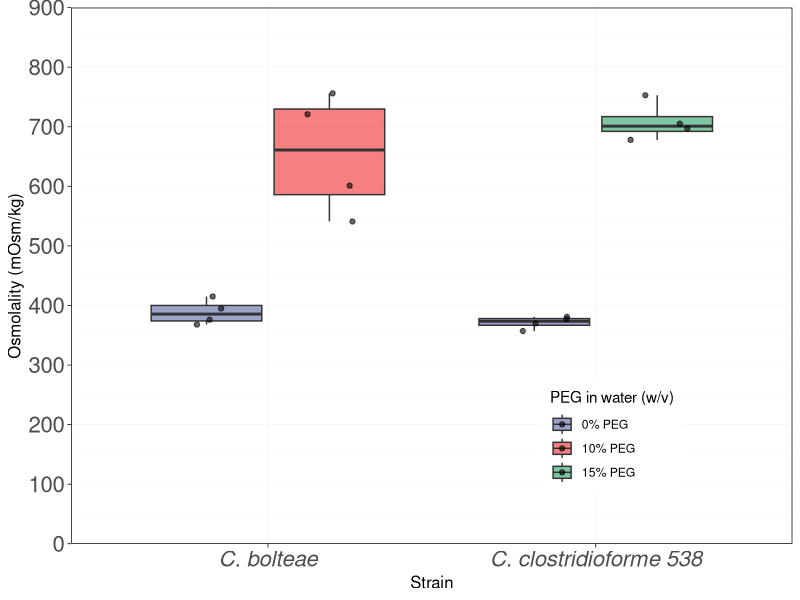

Recreate this plot in R.
## ---- chunk 1
library(tidyverse)
library(readxl)
library(ggsci)
## ---- chunk 2
osmo <- read_excel(path = "Cecal_osmolalities.xlsx") %>%
  mutate(Treatment_PEG = paste0(Treatment_PEG, "% PEG")) %>%
  mutate(Bacteria = if_else(Bacteria == "C. boltea", "C. bolteae","C. clostridioforme 538"))
osmo
## ---- chunk 3
osmo %>% 
  ggplot(aes(x = Bacteria, y = Osmolality, fill = Treatment_PEG)) +
    geom_boxplot(alpha = 0.5) +
    geom_point(position=position_jitterdodge(jitter.width = 0.2), alpha = 0.6) +
    scale_y_continuous(limits = c(0, 900),n.breaks = 9, expand = c(0, 0)) +
    theme_light() +
    scale_fill_aaas() +
    labs(x = "Strain", y = "Osmolality (mOsm/kg)", fill = "PEG in water (w/v)") +
  theme(panel.border = element_rect(color = "black"),
        panel.grid = element_line(colour = "grey96"),
        axis.ticks = element_line(color = "black"),
        #strip.text.x = element_text(size=12, face="italic", color = "black"),
        strip.text.x = element_blank(),
        axis.title = element_text(size = 12),
        axis.text.x =element_text(size=16, face = "italic"),
        axis.text.y = element_text(size=16),
        legend.position = c(0.75, 0.2)
        )

## ---- chunk 4
# filter dat
dat_bolt <- osmo %>%
  filter(Bacteria == "C. bolteae")
dat_bolt

# do barlett test to check for equal variance
bartlett.test(Osmolality~Treatment_PEG, data = dat_bolt) # use Var.equal = TRUE

# Perform two sample t test
t.test(Osmolality~Treatment_PEG, data = dat_bolt,
       var.equal = TRUE,
       conf.level = 0.95)

## ---- chunk 5
# filter dat
dat_CF538 <- osmo %>%
  filter(Bacteria == "C. clostridioforme 538")
dat_CF538

# do barlett test to check for equal variance
bartlett.test(Osmolality~Treatment_PEG, data = dat_CF538) # use Var.equal = TRUE

# Perform two sample t test
t.test(Osmolality~Treatment_PEG, data = dat_CF538,
       var.equal = FALSE,
       conf.level = 0.95)

